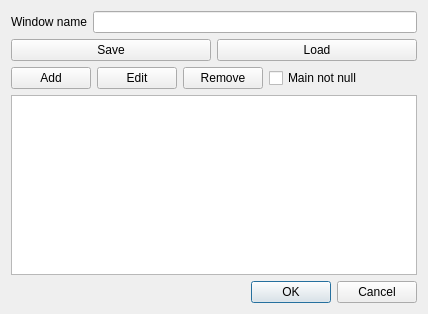
<?xml version="1.0" encoding="UTF-8"?>
<ui version="4.0">
 <class>Dialog</class>
 <widget class="QDialog" name="Dialog">
  <property name="geometry">
   <rect>
    <x>0</x>
    <y>0</y>
    <width>428</width>
    <height>314</height>
   </rect>
  </property>
  <property name="windowTitle">
   <string>Dialog</string>
  </property>
  <layout class="QVBoxLayout" name="verticalLayout_2">
   <item>
    <layout class="QVBoxLayout" name="verticalLayout">
     <item>
      <layout class="QHBoxLayout" name="horizontalLayout_2">
       <item>
        <widget class="QLabel" name="windowNameLabel">
         <property name="text">
          <string>Window name</string>
         </property>
        </widget>
       </item>
       <item>
        <widget class="QLineEdit" name="windowNameLineEdit"/>
       </item>
      </layout>
     </item>
     <item>
      <layout class="QHBoxLayout" name="horizontalLayout_3">
       <item>
        <widget class="QPushButton" name="saveButton">
         <property name="text">
          <string>Save</string>
         </property>
        </widget>
       </item>
       <item>
        <widget class="QPushButton" name="loadButton">
         <property name="text">
          <string>Load</string>
         </property>
        </widget>
       </item>
      </layout>
     </item>
     <item>
      <layout class="QHBoxLayout" name="horizontalLayout">
       <item>
        <widget class="QPushButton" name="addButton">
         <property name="text">
          <string>Add</string>
         </property>
        </widget>
       </item>
       <item>
        <widget class="QPushButton" name="editButton">
         <property name="text">
          <string>Edit</string>
         </property>
        </widget>
       </item>
       <item>
        <widget class="QPushButton" name="removeButton">
         <property name="text">
          <string>Remove</string>
         </property>
        </widget>
       </item>
       <item>
        <widget class="QCheckBox" name="mainNotNullCheckBox">
         <property name="text">
          <string>Main not null</string>
         </property>
        </widget>
       </item>
       <item>
        <spacer name="horizontalSpacer">
         <property name="orientation">
          <enum>Qt::Horizontal</enum>
         </property>
         <property name="sizeHint" stdset="0">
          <size>
           <width>40</width>
           <height>20</height>
          </size>
         </property>
        </spacer>
       </item>
      </layout>
     </item>
     <item>
      <widget class="QTableView" name="tableView"/>
     </item>
     <item>
      <widget class="QDialogButtonBox" name="buttonBox">
       <property name="orientation">
        <enum>Qt::Horizontal</enum>
       </property>
       <property name="standardButtons">
        <set>QDialogButtonBox::Cancel|QDialogButtonBox::Ok</set>
       </property>
      </widget>
     </item>
    </layout>
   </item>
  </layout>
 </widget>
 <resources/>
 <connections>
  <connection>
   <sender>buttonBox</sender>
   <signal>accepted()</signal>
   <receiver>Dialog</receiver>
   <slot>accept()</slot>
   <hints>
    <hint type="sourcelabel">
     <x>248</x>
     <y>254</y>
    </hint>
    <hint type="destinationlabel">
     <x>157</x>
     <y>274</y>
    </hint>
   </hints>
  </connection>
  <connection>
   <sender>buttonBox</sender>
   <signal>rejected()</signal>
   <receiver>Dialog</receiver>
   <slot>reject()</slot>
   <hints>
    <hint type="sourcelabel">
     <x>316</x>
     <y>260</y>
    </hint>
    <hint type="destinationlabel">
     <x>286</x>
     <y>274</y>
    </hint>
   </hints>
  </connection>
 </connections>
</ui>
